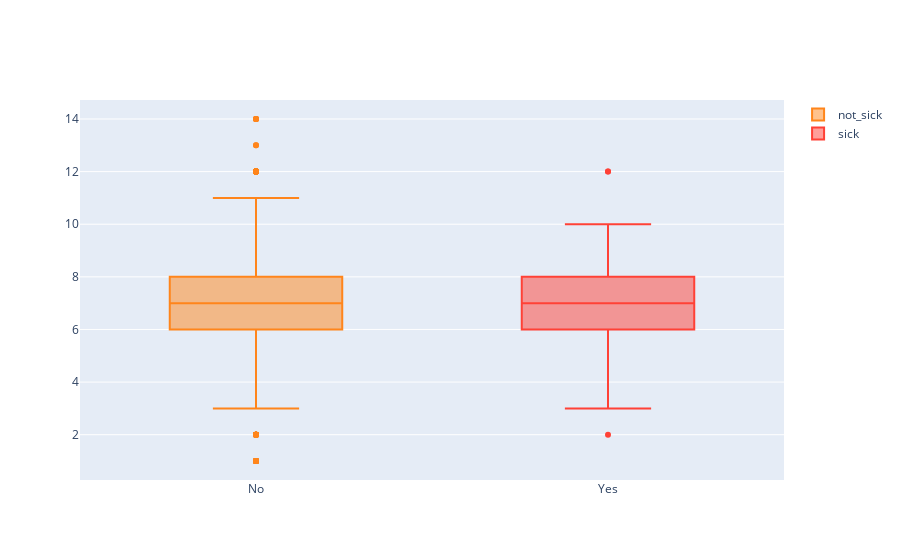

Here is the notebook cell this chart was saved with:
### Code cell
trace0 = go.Box(
    x=df[df['HeartDisease'] == "No"].HeartDisease,
    y=df['SleepTime'],
    marker=dict(
        color='#FF851B'
    ),
    name='not_sick'
)

trace1 = go.Box(
    x=df[df['HeartDisease'] =="Yes"].HeartDisease,
    y=df['SleepTime'],
    marker=dict(
        color='#FF4136'
    ),
    name = 'sick'
)


plotly.offline.iplot([trace0, trace1], filename='pie-chart')

### Figure 1 — Plotly figure (JSON) as saved in the notebook; plotly's stock layout.template omitted (floating-point values rounded to 4 significant figures; data arrays with more than 128 entries replaced by an {"elided": "..."} marker saying what was removed)
{"data": [{"marker": {"color": "#FF851B"}, "name": "not_sick", "type": "box", "x": {"elided": "9270 str values"}, "y": {"elided": "10000 int values"}}, {"marker": {"color": "#FF4136"}, "name": "sick", "type": "box", "x": {"elided": "730 str values"}, "y": {"elided": "10000 int values"}}], "layout": {}}
